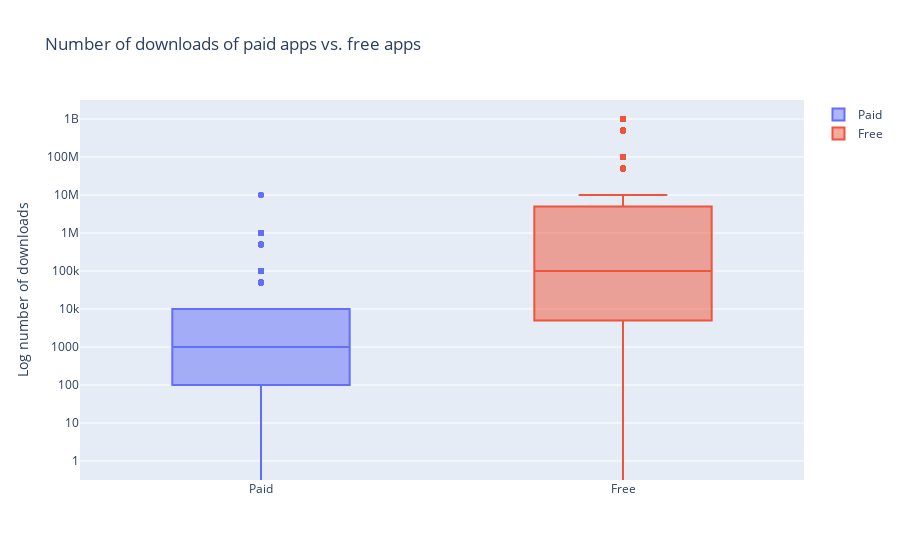

Write notebook code for a chart like this one.
### Code cell
#Popularity of paid apps vs free apps

trace0 = go.Box(
    # Data for paid apps
    y = playstore[playstore['Type'] == 'Paid']['Installs'],
    name = 'Paid'
)

trace1 = go.Box(
    # Data for free apps
    y = playstore[playstore['Type'] == 'Free']['Installs'],
    name = 'Free'
)

layout = go.Layout(
    title = "Number of downloads of paid apps vs. free apps",
    yaxis = dict(title = "Log number of downloads",
                type = 'log',
                autorange = True)
)

# Add trace0 and trace1 to a list for plotting
data = [trace0, trace1]
plotly.offline.iplot({'data': data, 'layout': layout})

### Figure 1 — Plotly figure (JSON) as saved in the notebook; plotly's stock layout.template omitted (floating-point values rounded to 4 significant figures; data arrays with more than 128 entries replaced by an {"elided": "..."} marker saying what was removed)
{"data": [{"name": "Paid", "type": "box", "y": {"elided": "800 int values"}}, {"name": "Free", "type": "box", "y": {"elided": "10039 int values"}}], "layout": {"title": {"text": "Number of downloads of paid apps vs. free apps"}, "yaxis": {"autorange": true, "title": {"text": "Log number of downloads"}, "type": "log"}}}
